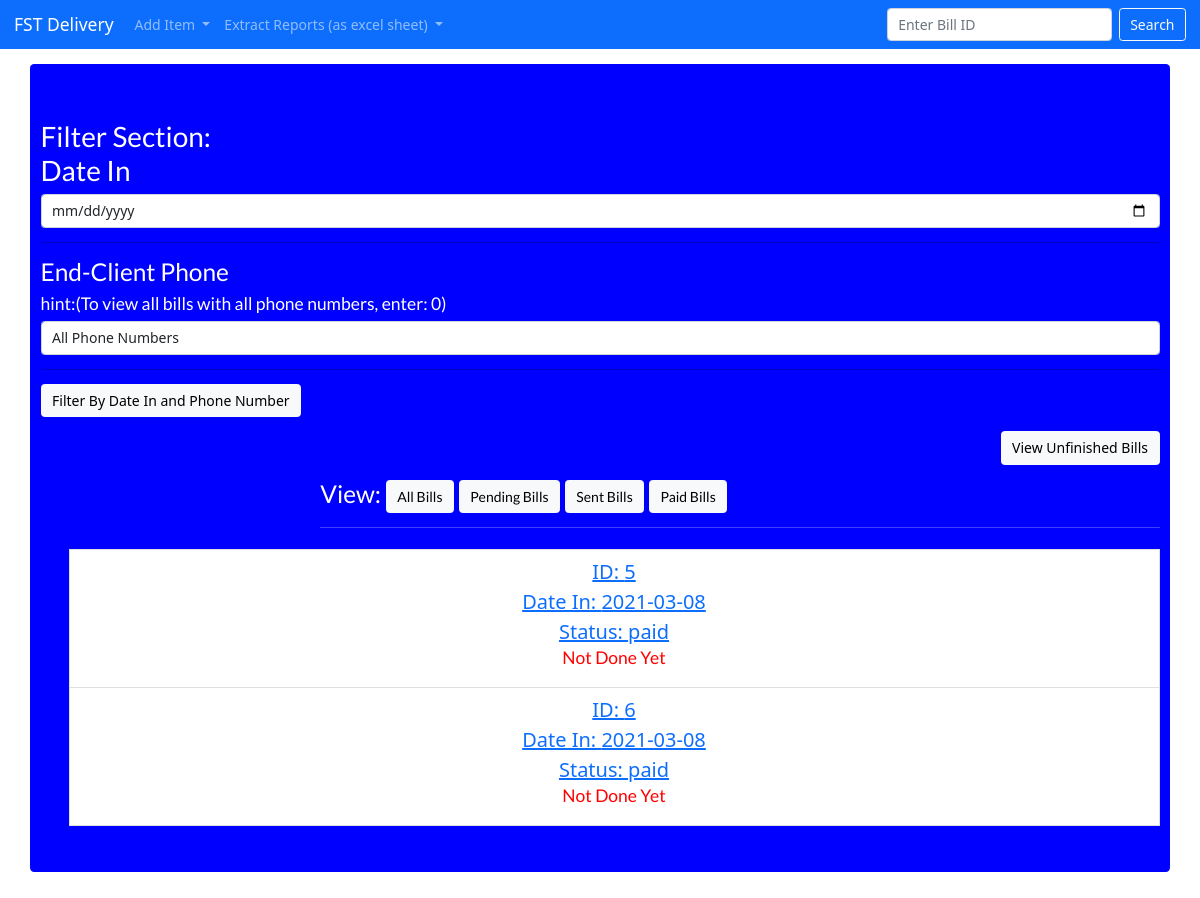
The page / on the database its author committed.
### deliveryApp/models.py (models this page shows, shortened)
class Bill(models.Model):
    Id = models.CharField(max_length=10, primary_key=True)
    Date_In = models.DateTimeField('Date In', null=True, blank=True)
    Date_Sent = models.DateTimeField('Date Sent', null=True, blank=True,default=None)
    Date_Paid = models.DateTimeField('Date Paid', null=True, blank=True, default=None)
    Date_Done = models.DateTimeField('Date Done', null=True, blank=True, default=None)
    Done = models.BooleanField(default=False)
    address = models.CharField(max_length=100000,default="Address not found")
    delivery_in = models.ForeignKey(Delivery_In, on_delete=models.CASCADE)
    delivery_out = models.ForeignKey(Delivery_Out, on_delete=models.CASCADE)
    endClientName=models.CharField(max_length=100000,default="Unknown Name")
    endClientNumber=models.CharField(max_length=10000,default="03000000")
    manager = models.ForeignKey(Manager, on_delete=models.CASCADE)
    client = models.ForeignKey(Client, on_delete=models.CASCADE, null=False)
    Product_cost = models.PositiveIntegerField( default=0)
    Delivery_cost = models.PositiveIntegerField(default=0)
    Status = models.CharField(max_length=99, choices=Status_Choices, default="pending" )
    Hidden_Status =  models.CharField(max_length=99, choices=Status_Choices, default="pending" )
    Done_Refunding = models.BooleanField(default=False)

### deliveryApp/views.py (the view, shortened to what this page needs)
# urls.py: path('',views.index,name='index'),
def index(request, category='None', year=0, month=0, day=0, phone='0'):
	if category=="paid":
		lst = Bill.objects.all().filter(Status="paid")
	elif category=="pending":
		lst = Bill.objects.all().filter(Status="pending")
	elif category=="sent":
		lst = Bill.objects.all().filter(Status="sent")
	else:
		lst = Bill.objects.all()
	if year!=0:
		date=datetime.date(int(year),int(month),int(day))
	else:
		date='0-0-0'
	if phone!='0':
		lst = lst.filter(endClientNumber=phone)
	return render(request, 'index.html', {'bills':lst, 'date':date, 'category':category, 'phone':phone, 'deliveryouts':Delivery_Out.objects.all()})

### deliveryApp/templatetags/deliverytags.py (called while the page is built)
def to_date(value):
	if value:
		value = str(value)
		data = value.split(' ')
		date = data[0]
		time = data[1]
		time = time.split(':')
		hr = time[0]
		minute = time[1]
		print(hr," ",minute)
		hr = int(hr)
		minute = int(minute)
		print(hr," ",minute)
		hr += 2
		hr = hr % 24
		cracked = date.split('-')
		temp = datetime.datetime(int(cracked[0]), int(cracked[1]), int(cracked[2]),12,0,0)
		if hr>=0 and (hr<2 or (hr==2 and minute==0)):
			temp += datetime.timedelta(days=1)
		hr = str(hr)
		minute = str(minute)
		return str(temp.date())
	return "Not Sent Yet"

def get_year(value):
	string = str(value).strip()
	lst=string.split('-')
	print(lst)
	return int(lst[0])

def get_month(value):
	string = str(value).strip()
	lst=string.split('-')
	print(lst)
	return int(lst[1])

def get_day(value):
	string = str(value).strip()
	lst=string.split('-')
	print(lst)
	return int(lst[2])

### deliveryApp/templates/index.html (shortened to what this page needs)
{% extends "base.html" %}
{% load deliverytags %}
{% load static %}
{% block content %}
<div class="container jumbotron list-group-item-danger" style="color:black;overflow-y:scroll; height:90%; margin-bottom:15px; font-size:20px; width:100% ; background-color:blue; margin-top:15px ">
<ol class="list-group">
	<form class="form-group" style="align:center" action="{% url 'index' category %}" method="POST">
   <div style="color:white"> <h2 >Filter Section: </h2> </div>
<label for="requested_date" style="color:white;"><h2>Date In </h2></label>
    <input class="form-control" id="requested_date"  type="date" name="requested_date" {% if date == '0-0-0' %} value="No Date Specified" {% else %} value={{date|to_str}} {% endif %}>
    <hr>
     <label for="requested_phone" style="color:white;"><h3 >End-Client Phone  <h5> hint:(To view all bills with all phone numbers, enter: 0)</h5> </h3> </label>
    <input class="form-control" id="requested_phone" type="text" name="requested_phone" {% if phone == '0' %} value="All Phone Numbers" {% else %} value={{phone}} {% endif %}>
    <hr>
    <input style="align-self: center" type="submit" class="btn btn-light" value="Filter By Date In and Phone Number">
</form>
<p align="right"><a href="{% url 'index' 'all'  %}"><button  class="btn btn-light">View Unfinished Bills</button> </a></p>
<h3 style="color:white; margin-left:25%">View:
<a href="{% url 'index' 'all' date|get_year date|get_month date|get_day phone %}"> <button type="button" class="btn btn-light">All Bills</button></a>
<a href="{% url 'index' 'pending' date|get_year date|get_month date|get_day phone %}"> <button type="button" class="btn btn-light">Pending Bills</button></a>
<a href="{% url 'index' 'sent' date|get_year date|get_month date|get_day phone %}"> <button type="button" class="btn btn-light">Sent Bills</button></a>
<a href="{% url 'index' 'paid' date|get_year date|get_month date|get_day  phone%}"> <button type="button" class="btn btn-light">Paid Bills</button></a>
<hr>
</h3>
<ul>
{% if date != '0-0-0' %}
{% for sts in bills %}
	{% if sts.Date_In|to_date == date|to_str%}
							{% if client == '0' or sts.Client.pk == client %}
					 {% if sts.Status == 'refunded' %}
					<li name="{{sts.Id}}_item" class="list-group-item " style="text-align: center; background: yellow"><a
						href="{% url 'bill_details' sts.Id sts.Status  %}"
						>ID: {{sts.Id}}   <div name="{{sts.Id}}_date">Date In: {{sts.Date_In|to_date}}</div>
					<div id="{{sts.Id}}_status" >Status: {{sts.Status}} </div></a>
					{% if sts.Done_Refunding %} <h5 style="color:green">Done Refunding</h5>
					{% else %}
					<h5 id="{{sts.Id}}_notdonerefunding" style="color:red">Refunding Not Done Yet</h5>
					{% endif %}
					<div style="margin-right: 0px;padding-top:5px">
					</div>
					</li>
					 {% else %}
					<li name="{{sts.Id}}_item" class="list-group-item " style="text-align: center"><a
						href="{% url 'bill_details' sts.Id sts.Status  %}"
						>ID: {{sts.Id}}   <div name="{{sts.Id}}_date">Date In: {{sts.Date_In|to_date}}</div>
					<div id="{{sts.Id}}_status" >Status: {{sts.Status}} </div></a>
					{% if sts.Done %}
					<h5 name="{{sts.Id}}_done" style="color: green"> Done </h5>
					{% else %}
					<h5 id="{{sts.Id}}_notdone" style="color: red"> Not Done Yet </h5>
					{% if sts.Status == 'paid' %}
					{% else %}
					<span id="done_{{sts.Id}}"></span>
					{% endif %}
					{% endif %}
					<div style="margin-right: 0px;padding-top:5px">
					{% if sts.Status == "pending"  %}
					<div id="deliveryout_{{sts.Id}}">
					Choose Driver Out:<br>
							<select class="ui search dropdown"   id="selectdeliveryout_{{sts.Id}}" >
								<option value="intro" selected disabled hidden>Search by typing the name</option>
							{% for deliveryout in deliveryouts %}
 						 <option  value="{{deliveryout.pk}}">{{deliveryout.Name}}</option>
 					 {% endfor %}
					</select><br><br></div>
					<script type="text/javascript">
					jQuery('.ui.search.dropdown')
  					.dropdown();
  					</script>
					<a onclick="behave()" name="{{sts.Id}}" class="sent" id="sent_{{sts.Id}}"> <button type="button" name="sent" id="{{sts.Id}}_sentbutton" class="btn btn-warning">Sent? </button></a>
					{% elif sts.Status == "sent" %}
						<a name="{{sts.Id}}" onclick="behave()" class="paid" id="paid_{{sts.Id}}"> <button id="{{sts.Id}}_paidbutton" type="button" class="btn btn-info" name="paid">Paid? </button></a>
							{% endif %}
							{% endif %}
							</li>
							{% endif %}
	{% endif %}
{% endfor %}
{% else %}
{% for sts in bills %}
	{% if not sts.Done or sts.status == 'refunded' %}
					{% if not sts.Done_Refunding %}
							{% if client == '0' or sts.Client.pk == client %}
					 {% if sts.Status == 'refunded' %}
					<li name="{{sts.Id}}_item" class="list-group-item " style="text-align: center; background: yellow"><a
						href="{% url 'bill_details' sts.Id sts.Status  %}"
						>ID: {{sts.Id}}   <div name="{{sts.Id}}_date">Date In: {{sts.Date_In|to_date}}</div>
					<div id="{{sts.Id}}_status" >Status: {{sts.Status}} </div></a>
					{% if sts.Done_Refunding %} <h5 style="color:green">Done Refunding</h5>
					{% else %}
					<h5 id="{{sts.Id}}_notdonerefunding" style="color:red">Refunding Not Done Yet</h5>
					{% endif %}
					<div style="margin-right: 0px;padding-top:5px">
					</div>
					</li>
					 {% else %}
					<li name="{{sts.Id}}_item" class="list-group-item " style="text-align: center"><a
						href="{% url 'bill_details' sts.Id sts.Status  %}"
						>ID: {{sts.Id}}   <div name="{{sts.Id}}_date">Date In: {{sts.Date_In|to_date}}</div>
					<div id="{{sts.Id}}_status" >Status: {{sts.Status}} </div></a>
					{% if sts.Done %}
					<h5 name="{{sts.Id}}_done" style="color: green"> Done </h5>
					{% else %}
					<h5 id="{{sts.Id}}_notdone" style="color: red"> Not Done Yet </h5>
					{% endif %}
					<div style="margin-right: 0px;padding-top:5px">
							{% endif %}
							</li>
							{% endif %}
	{% endif %}
{% endif %}
{% endfor %}
{% endif %}
{% endblock %}

### rows shown on the page
Bill: Id "5", Date_In|to_date "2021-03-08", Status "paid"
Bill: Id "6", Date_In|to_date "2021-03-08", Status "paid"
